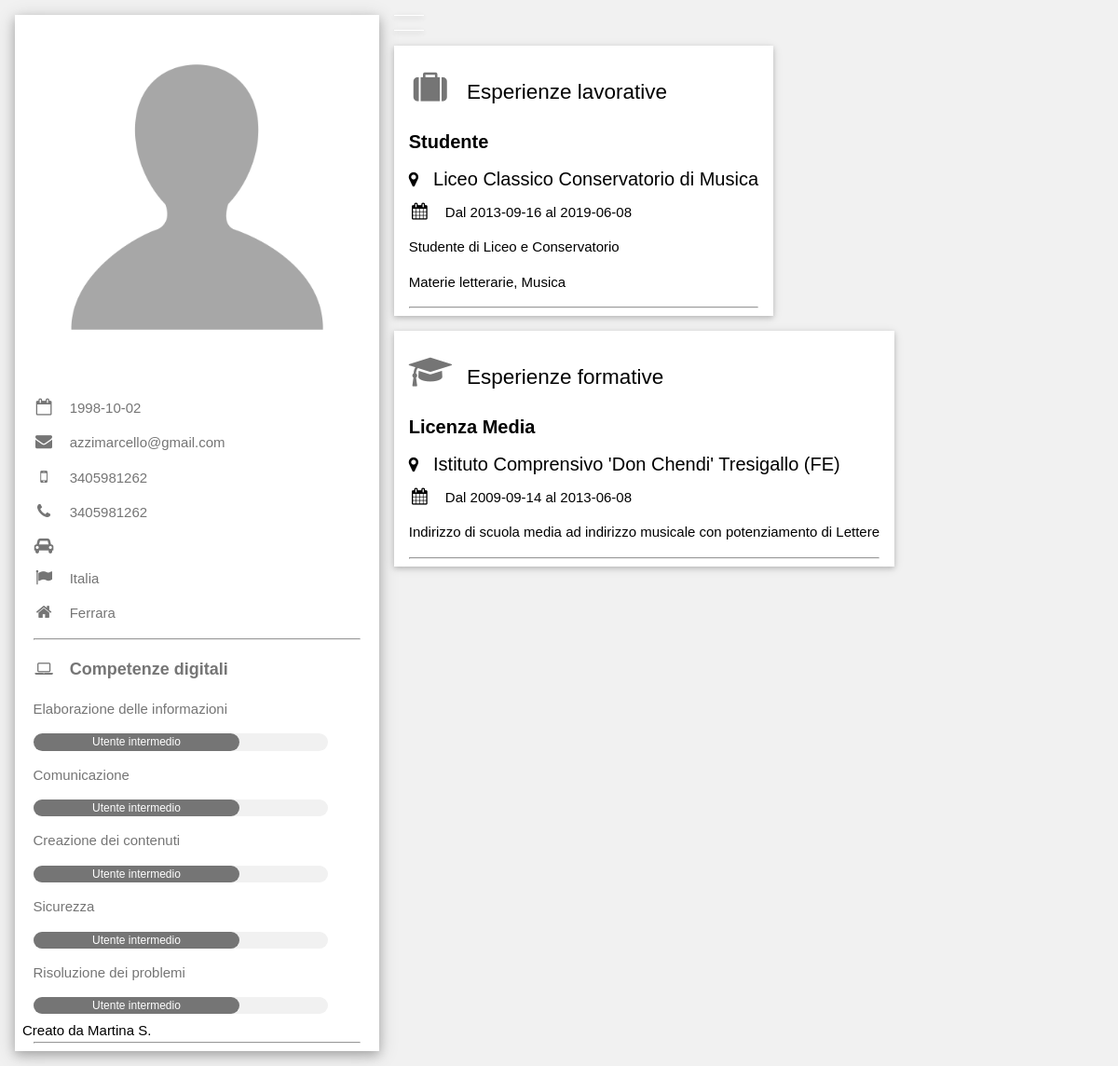
The app's page /_php/cv.php?id=140cda1d60efacfedacbf77e76975bee with its own data.
### tables this page shows
CREATE TABLE IF NOT EXISTS `utenti` (
  `username` varchar(20) NOT NULL,
  `usernamemd5` varchar(40) DEFAULT NULL,
  `password` varchar(40) NOT NULL,
  `mail` varchar(40) NOT NULL,
  `nome` varchar(20) NOT NULL,
  `cognome` varchar(20) NOT NULL,
  `data` date NOT NULL,
  `luogo` varchar(30) NOT NULL,
  `sesso` varchar(15) NOT NULL,
  `nazionalita` varchar(20) NOT NULL,
  `numtel` varchar(15) NOT NULL,
  `numtel2` varchar(15) DEFAULT NULL,
  `patente` varchar(2) DEFAULT NULL,
  `foto` varchar(500) DEFAULT NULL,
  `aspirazioni` varchar(500) DEFAULT NULL,
  `hobby` varchar(500) DEFAULT NULL,
  `madre` varchar(20) NOT NULL DEFAULT 'Italiano',
  PRIMARY KEY (`username`),
  UNIQUE KEY `username` (`username`),
  UNIQUE KEY `mail` (`mail`),
  UNIQUE KEY `username_2` (`username`,`mail`)
);

CREATE TABLE IF NOT EXISTS `digitali` (
  `iddigitali` int(10) NOT NULL AUTO_INCREMENT,
  `username` varchar(20) NOT NULL,
  `elaborazione` varchar(20) NOT NULL DEFAULT '',
  `comunicazione` varchar(20) NOT NULL,
  `creazione` varchar(20) NOT NULL,
  `sicurezza` varchar(20) NOT NULL,
  `risoluzione` varchar(20) NOT NULL,
  PRIMARY KEY (`iddigitali`),
  KEY `username` (`username`)
);

CREATE TABLE IF NOT EXISTS `lavoro` (
  `idlavoro` int(10) NOT NULL AUTO_INCREMENT,
  `username` varchar(20) NOT NULL,
  `nome` varchar(50) NOT NULL,
  `luogo` varchar(150) NOT NULL,
  `descrizione` varchar(500) NOT NULL,
  `datainizio` varchar(10) NOT NULL,
  `datafine` varchar(10) NOT NULL,
  `settore` varchar(50) NOT NULL,
  PRIMARY KEY (`idlavoro`),
  KEY `username` (`username`)
);

CREATE TABLE IF NOT EXISTS `formazione` (
  `idformazione` int(10) NOT NULL AUTO_INCREMENT,
  `username` varchar(20) NOT NULL,
  `nome` varchar(50) NOT NULL,
  `luogo` varchar(150) NOT NULL,
  `descrizione` varchar(500) NOT NULL,
  `datainizio` varchar(10) NOT NULL,
  `datafine` varchar(10) NOT NULL,
  PRIMARY KEY (`idformazione`),
  KEY `username` (`username`)
);

### _php/cv.php (the view, shortened to what this page needs)
<?php
	$usernamemd5=$_GET['id'];
	require_once('Connessione.php');
	$query=$conn->prepare("SELECT * FROM utenti WHERE (usernamemd5 ='$usernamemd5')");
	$query->execute();
	$queryresult=$query->fetch(PDO::FETCH_OBJ);
	$username=$queryresult->username;
	$mail=$queryresult->mail;
	$luogo=$queryresult->luogo;
	$nazionalita=$queryresult->nazionalita;
	$numtel=$queryresult->numtel;
	$numtel2=$queryresult->numtel2;
	$patente=$queryresult->patente;
	$data=$queryresult->data;
	$foto=$queryresult->foto;
 ?>
<html>
	<head>
		<link rel="stylesheet" type="text/css" href="../_css/stylesheet_cv.css">
		<link rel="stylesheet" href="https://cdnjs.cloudflare.com/ajax/libs/font-awesome/4.7.0/css/font-awesome.min.css">
	</head>
	<body>
		<div class="container" style="max-width:1400px;">
			<div class="sinistra">
				<div class="sinistrainterno">
					<div class="foto">
						<?php
							echo '<img src="';
							echo $foto;
							echo '"style="width:100%"';
							echo 'alt="';
							echo $foto;
							echo '"style="width:100%">';
						?>
						<div class="nome">
							<?php
								echo '<h2>';
								echo '</h2>';
							?>
						</div>
					</div>
					<SINISTRA - INFO-->
					<div class="sinistragiu">
						<p><i class="fa fa-calendar-o fa-fw "></i><?php echo $data;?></p>
						<p><i class="fa fa-envelope fa-fw"></i><?php echo $mail;?></p>
						<p><i class="fa fa-mobile fa-fw"></i><?php echo $numtel;?></p>
						<?php
							if(strlen ($numtel2)!="null"){
								echo '<p><i class="fa fa-phone fa-fw "></i>';
								echo $numtel2;
								echo '</p>';
							}
							if(strlen ($patente)!="null"){
								echo '<p><i class="fa fa-car fa-fw "></i>';
								echo '</p>';
							}
						?>
						<p><i class="fa fa-flag fa-fw"></i><?php echo $nazionalita;?></p>
						<p><i class="fa fa-home fa-fw "></i><?php echo $luogo;?></p>
						<hr>
						<?php
							$query=$conn->prepare("SELECT * FROM digitali WHERE (username='$username')");
							$query->execute();
							$count=$query->rowCount();
							if($count>0){
								$query=$conn->prepare("SELECT elaborazione, comunicazione, creazione, sicurezza, risoluzione FROM digitali WHERE username='$username'");
								$query->execute();
								while($row = $query->fetch(PDO::FETCH_BOTH)){
									echo '<p class="titolini"><b><i class="fa fa-laptop fa-fw "></i>Competenze digitali</b></p>';
									echo '<p>Elaborazione delle informazioni</p>';
									if($row['elaborazione']=="Utente intermedio")
										$a=60;
									echo '<div class="lingue" style="width:90%">';
										echo '<div class="barra" style="width:';
										echo $a;
										echo '%">';
										echo $row['elaborazione'];
										echo '</div>';
									echo '</div>';
									echo '<p>Comunicazione</p>';
									if($row['comunicazione']=="Utente intermedio")
										$a=60;
									echo '<div class="lingue" style="width:90%">';
										echo '<div class="barra" style="width:';
										echo $a;
										echo '%">';
										echo $row['comunicazione'];
										echo '</div>';
									echo '</div>';
									echo '<p>Creazione dei contenuti</p>';
									if($row['creazione']=="Utente intermedio")
										$a=60;
									echo '<div class="lingue" style="width:90%">';
										echo '<div class="barra" style="width:';
										echo $a;
										echo '%">';
										echo $row['creazione'];
										echo '</div>';
									echo '</div>';
									echo '<p>Sicurezza</p>';
									if($row['sicurezza']=="Utente intermedio")
										$a=60;
									echo '<div class="lingue" style="width:90%">';
										echo '<div class="barra" style="width:';
										echo $a;
										echo '%">';
										echo $row['sicurezza'];
										echo '</div>';
									echo '</div>';
									echo '<p>Risoluzione dei problemi</p>';
									if($row['risoluzione']=="Utente intermedio")
										$a=60;
									echo '<div class="lingue" style="width:90%">';
										echo '<div class="barra" style="width:';
										echo $a;
										echo '%">';
										echo $row['risoluzione'];
										echo '</div>';
									echo '</div>';
								}
								echo '<br><hr>';
							}
						?>
					</div>
				</div>
			</div>
			<div class="destra">
				<div class="eventi">
					<?php
						$query=$conn->prepare("SELECT nome, luogo, descrizione, datainizio, datafine, settore FROM lavoro WHERE username='$username' ORDER BY datainizio");
						$query->execute();
						$count=$query->rowCount();
						if($count>0){
							echo ' <h2><i class="fa fa-suitcase fa-fw titolo"></i>Esperienze lavorative</h2>';
							while($row = $query->fetch(PDO::FETCH_BOTH)){
								echo '<h5><b>';
								echo $row['nome'];
								echo '</b></h5>';
								echo '<h5><i class="fa fa-map-marker"></i>';
								echo $row['luogo'];
								echo '</b></h5>';
								echo '<h6><i class="fa fa-calendar fa-fw"></i>Dal ';
								echo  $row['datainizio'];
								echo ' al ';
								echo $row['datafine'];
								echo '</h6>';
								echo '<p>';
								echo $row['descrizione'];
								echo '</p>';
								echo '<p>';
								echo $row['settore'];
								echo '</p>';
							echo '<hr>';
							}
						}
					?>
				</div>
				<div class="eventi">
					<?php
						$query=$conn->prepare("SELECT nome, luogo, descrizione, datainizio, datafine FROM formazione WHERE username='$username' ORDER BY datainizio");
						$query->execute();
						$count=$query->rowCount();
						if($count>0){
							echo '<h2><i class="fa fa-graduation-cap titolo"></i>Esperienze formative</h2>';
							while($row = $query->fetch(PDO::FETCH_BOTH)){
								echo '<h5><b>';
								echo $row['nome'];
								echo '</b></h5>';
								echo '<h5><i class="fa fa-map-marker"></i>';
								echo $row['luogo'];
								echo '</b></h5>';
								echo '<h6><i class="fa fa-calendar fa-fw"></i>Dal ';
								echo  $row['datainizio'];
								echo ' al ';
								echo $row['datafine'];
								echo '</h6>';
								echo '<p>';
								echo $row['descrizione'];
								echo '</p>';
								echo '<hr>';
							}
						}
					?>
				</div>
			</div>
		</div>
		<p class="copyright"> Creato da Martina S. </p><br>
	</body>
</html>

### _css/stylesheet_cv.css (style rules this page uses)
body, h1, p { font-family: "Raleway", sans-serif; }
*, *:before, *:after { box-sizing: inherit; }
h1, h2, h3, h4, h5, h6 { font-family: "Raleway", sans-serif; font-weight: 400; margin: 10px 0; }
h5 { font-size: 20px; }
h6 { font-size: 15px; }
body, html { height: auto; color: #000 !important; background-color: #f1f1f1 !important; font-size: 15px; line-height: 1.5; display: block; margin: 0px; }
i { margin-right: 16px !important; font-size: 18px !important; }
.container { max-width: 60%; margin: auto !important; margin-top: 16px !important; padding: 0 8px; box-sizing: inherit; margin: auto; height: auto; }
.sinistra { color: #757575 !important; float: left; width: 100%; width: 33%; padding: 0 8px; margin-bottom: 16px; }
.foto { position: relative; display: block; }
.sinistrainterno { background-color: #fff !important; color: #757575 !important; box-shadow: 0 4px 10px 0 rgba(0,0,0,0.2),0 4px 20px 0 rgba(0,0,0,0.19); height: auto; }
.nome { position: absolute; left: 0; bottom: 0; content: ""; display: table; clear: both; padding: 0.01em 16px; color: white !important; }
.sinistragiu { content: ""; display: table; clear: both; padding: 0.01em 16px; width: auto; width: 90%; margin: auto; margin-top: 20px; }
.destra { float: left; width: 100%; width: 59%; padding: 0 8px; }
.eventi { padding: 0.01em 16px; content: ""; display: table; clear: both; box-shadow: 0 2px 5px 0 rgba(0,0,0,0.16),0 2px 10px 0 rgba(0,0,0,0.12); color: #000 !important; background-color: #fff !important; margin-bottom: 16px !important; width: auto; }
.copyright { position: fixed; left: 0; bottom: 0; padding: 12px 24px !important; }
.titolo { font-size: 36px !important; color: #757575 !important; padding-top: 16px !important; padding-bottom: 16px !important; }
.titolini { font-size: 18px !important; }
.lingue { color: #000 !important; background-color: #f1f1f1 !important; border-radius: 16px; font-size: 12px !important; width: 100%; }
.barra { content: ""; display: table; clear: both; padding: 0.01em 16px; text-align: center !important; display: inline-block; width: auto; border-radius: 16px; color: #fff !important; background-color: #757575 }

### records on screen
utenti: foto (picture), data "1998-10-02", mail "azzimarcello@gmail.com", numtel "3405981262", numtel2 "3405981262", nazionalita "Italia", luogo "Ferrara"
digitali: elaborazione "Utente intermedio", comunicazione "Utente intermedio", creazione "Utente intermedio", sicurezza "Utente intermedio", risoluzione "Utente intermedio"
lavoro: nome "Studente", luogo "Liceo Classico Conservatorio di Musica", datainizio "2013-09-16", datafine "2019-06-08", descrizione "Studente di Liceo e Conservatorio", settore "Materie letterarie, Musica"
formazione: nome "Licenza Media", luogo "Istituto Comprensivo 'Don Chendi' Tresigallo (FE)", datainizio "2009-09-14", datafine "2013-06-08", descrizione "Indirizzo di scuola media ad indirizzo musicale con potenziamento di Lettere"
